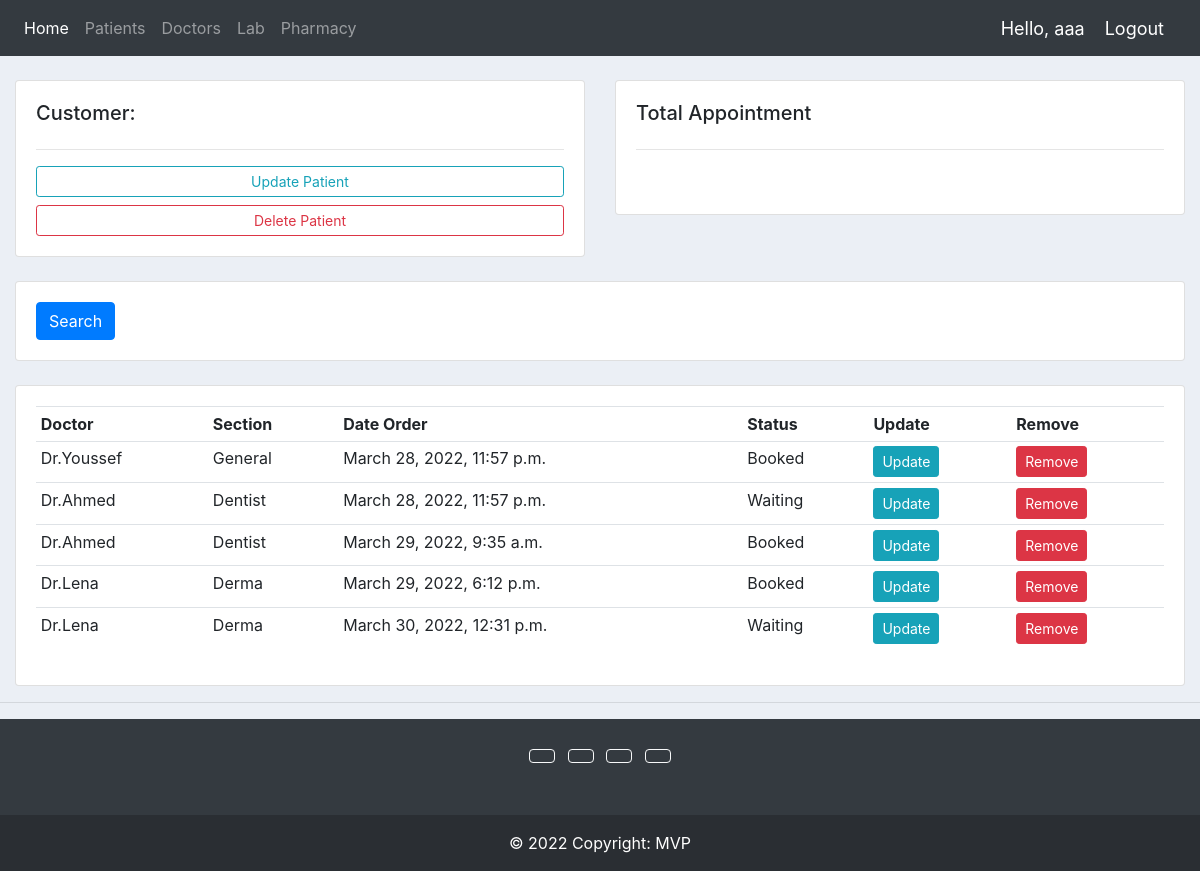
/doctor/ (signed in), run on an earlier commit of the app's database.
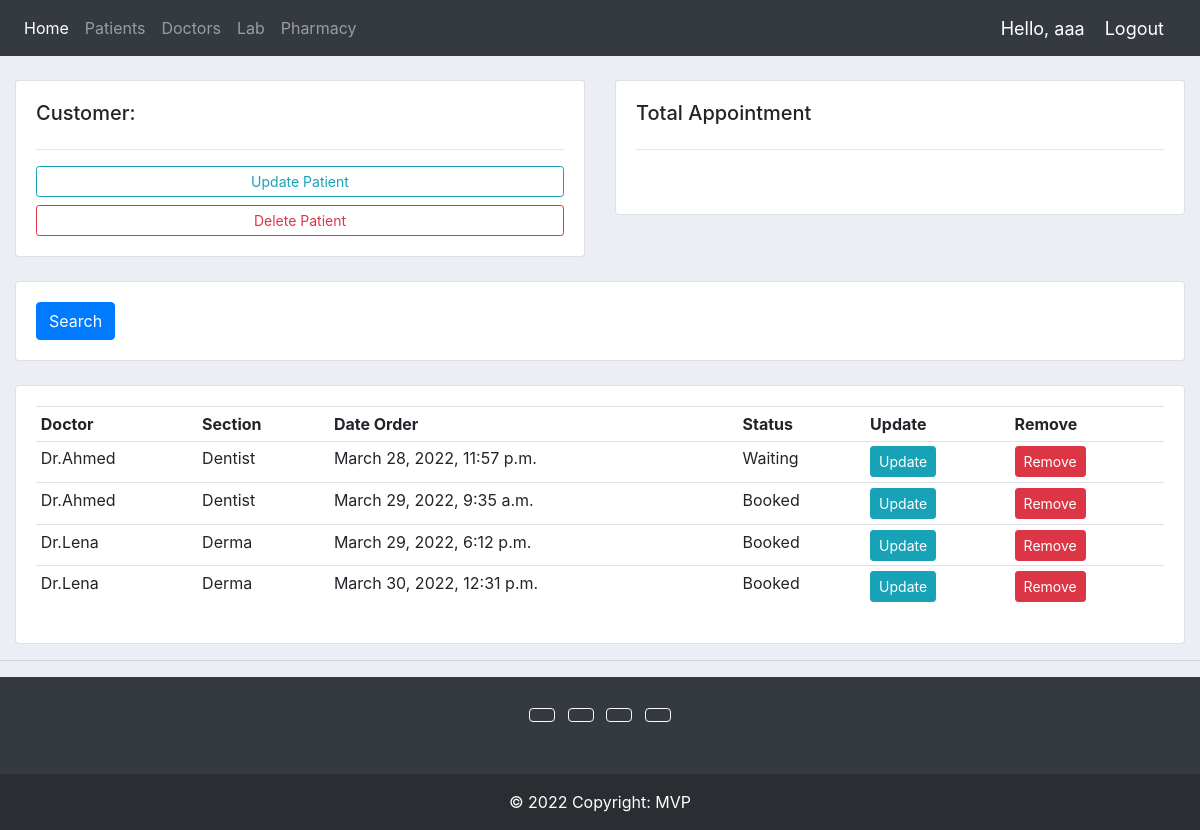
And on a later commit of the database.
### accounts/models.py (models this page shows, shortened)
class Appointment(models.Model):
    STATUS = (
        ('Booked', 'Booked'),
        ('Available', 'Available'),
        ('Waiting', 'Waiting')
    )
    patient = models.ForeignKey(Patient, null=True, on_delete=models.SET_NULL)
    doctor = models.ForeignKey(Doctor, null=True, on_delete=models.SET_NULL)
    date_created = models.DateTimeField(auto_now_add=True, null=True)
    status = models.CharField(max_length=200, null=True, choices=STATUS)

class Doctor(models.Model):
    SECTION = (
        ('Derma', 'Derma'),
        ('Dentist', 'Dentist'),
        ('General', 'General'),
    )
    name = models.CharField(max_length=200, null=True)
    email = models.EmailField()
    phone = models.CharField(max_length=200, null=True)
    section = models.CharField(max_length=200, null=True, choices=SECTION)
    time_start = models.TimeField('Start of Shift')
    time_end = models.TimeField('End of Shift')
    def __str__(self):
        return self.name

### accounts/decorators.py (the view)
        def wrapper_func(request, *args, **kwargs):
            group = None
            if request.user.groups.exists():
                group = request.user.groups.all()[0].name
            if group in allowed_roles:
                return view_func(request, *args, **kwargs)
            else:
                return HttpResponse('You are not authorized to view this page')

### accounts/views.py (called while the page is built)
@login_required(login_url='login')
@allowed_users(allowed_roles=['admin'])
def doctor(request):
    appointments = Appointment.objects.all()
    doctor = Doctor.objects.all()
    context = {'doctor': doctor, 'appointments': appointments}
    return render(request, 'accounts/doctor.html', context)

### accounts/templates/accounts/doctor.html
{%  extends 'accounts/main.html' %}
{% block content %}
	<br>
<div class="row">
	<div class="col-md">
		<div class="card card-body">
			<h5>Customer:</h5>
			<hr>
			<a class="btn btn-outline-info  btn-sm btn-block" href="">Update Patient</a>
			<a class="btn btn-outline-danger  btn-sm btn-block" href="">Delete Patient</a>
		</div>
	</div>
	<div class="col-md">
		<div class="card card-body">
			<h5>Total Appointment</h5>
			<hr>
			<h1 style="text-align: center;padding: 10px"></h1>
		</div>
	</div>
</div>
<br>
<div class="row">
	<div class="col">
		<div class="card card-body">
			<form method="get">
		    <button class="btn btn-primary" type="submit">Search</button>
		  </form>
		</div>
	</div>
</div>
<br>
<div class="row">
	<div class="col-md">
		<div class="card card-body">
			<table class="table table-sm">
				<tr>
					<th>Doctor</th>
					<th>Section</th>
					<th>Date Order</th>
					<th>Status</th>
					<th>Update</th>
					<th>Remove</th>
				</tr>
				{% for appointment in appointments %}
				<tr>
					<td>{{appointment.doctor}}</td>
					<td>{{appointment.doctor.section}}</td>
					<td>{{appointment.date_created}}</td>
					<td>{{appointment.status}}</td>
					<td><a class="btn btn-sm btn-info" href="">Update</a></td>
					<td><a class="btn btn-sm btn-danger" href="">Remove</a></td>
				</tr>
				{% endfor %}
			</table>
		</div>
	</div>
</div>
{% endblock %}

What changed in the data, as far as the page shows it:
removed Appointment: doctor "Dr.Youssef", doctor.section "General", date_created "March 28, 2022, 11:57 p.m.", status "Booked"
changed Appointment "March 30, 2022, 12:31 p.m.": status "Waiting" → "Booked"
